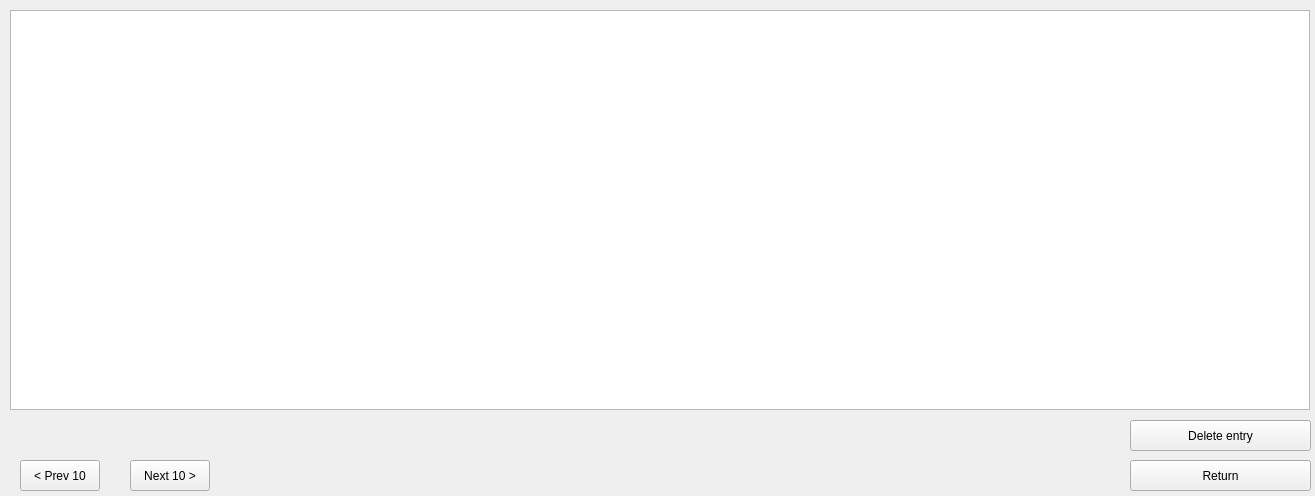
<?xml version="1.0" encoding="UTF-8"?>
<ui version="4.0">
 <class>Form</class>
 <widget class="QWidget" name="Form">
  <property name="geometry">
   <rect>
    <x>0</x>
    <y>0</y>
    <width>1315</width>
    <height>496</height>
   </rect>
  </property>
  <property name="windowTitle">
   <string>Form</string>
  </property>
  <property name="layoutDirection">
   <enum>Qt::LeftToRight</enum>
  </property>
  <widget class="QTableView" name="list_tbl">
   <property name="geometry">
    <rect>
     <x>10</x>
     <y>10</y>
     <width>1300</width>
     <height>400</height>
    </rect>
   </property>
   <property name="selectionMode">
    <enum>QAbstractItemView::SingleSelection</enum>
   </property>
   <property name="selectionBehavior">
    <enum>QAbstractItemView::SelectRows</enum>
   </property>
  </widget>
  <widget class="QPushButton" name="delete_btn">
   <property name="geometry">
    <rect>
     <x>1130</x>
     <y>420</y>
     <width>181</width>
     <height>31</height>
    </rect>
   </property>
   <property name="text">
    <string>Delete entry</string>
   </property>
  </widget>
  <widget class="QPushButton" name="next_btn">
   <property name="geometry">
    <rect>
     <x>130</x>
     <y>460</y>
     <width>80</width>
     <height>31</height>
    </rect>
   </property>
   <property name="text">
    <string>Next 10 &gt;</string>
   </property>
  </widget>
  <widget class="QPushButton" name="prev_btn">
   <property name="geometry">
    <rect>
     <x>20</x>
     <y>460</y>
     <width>80</width>
     <height>31</height>
    </rect>
   </property>
   <property name="text">
    <string>&lt; Prev 10</string>
   </property>
  </widget>
  <widget class="QPushButton" name="return_btn">
   <property name="geometry">
    <rect>
     <x>1130</x>
     <y>460</y>
     <width>181</width>
     <height>31</height>
    </rect>
   </property>
   <property name="text">
    <string>Return</string>
   </property>
  </widget>
 </widget>
 <resources/>
 <connections/>
</ui>
